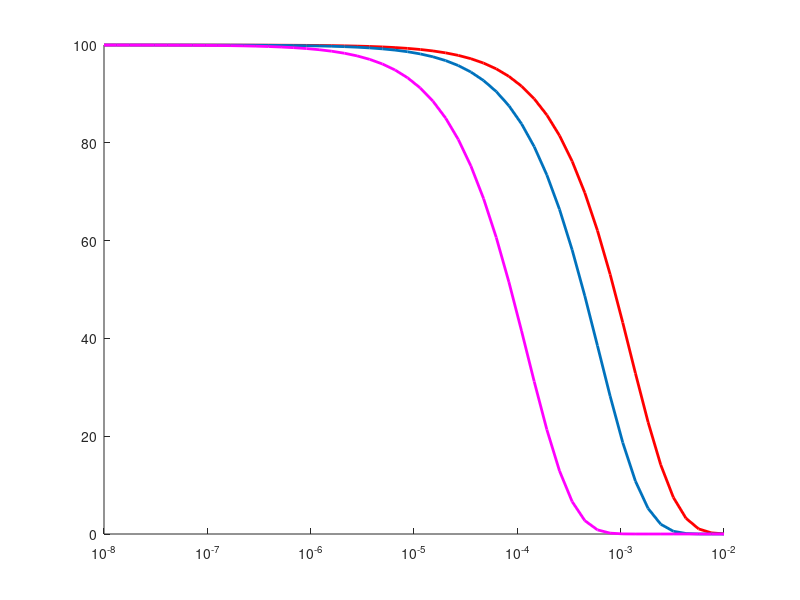

Write MATLAB code to recreate this figure. (Note: this script raises an error after producing the figure.)
% Ex: 2.a - No errors
p = 10^-2; % BER
n = 100; % Bytes
byte_size = 8; % 1 byte = 8 bits
n_bits = n*byte_size;

res = nchoosek(n_bits, 0) * (1-p)^(n_bits);

fprintf("The probability of a data frame of 100 bytes to be received without errors is %2.4f%%\n", res*100);
clear

% Ex: 2.b - 1 error
p = 10^-3; % BER
n = 1000; % Bytes
byte_size = 8; % 1 byte = 8 bits
n_bits = n*byte_size;

res = nchoosek(n_bits, 1) * p * (1-p)^(n_bits);

fprintf("The probability of a data frame of 1000 bytes to be received with exactly one errors is %2.4f%%\n", res*100);
clear

% Ex: 2.c - 1 or more error
p = 10^-4; % BER
n = 200; % Bytes
byte_size = 8; % 1 byte = 8 bits
n_bits = n*byte_size;

res = 1 - (nchoosek(n_bits, 0) * (1-p)^(n_bits)); % O contrario de nao ter nenhum erro

fprintf("The probability of a data frame of 200 bytes to be received with one or more errors is %2.4f%%\n", res*100);
clear

% Ex: 2.d - packet received without errors
byte_size = 8; % 1 byte = 8 bits
x = logspace(-8, -2);
n_values = [100, 200, 1000]; % Values of n
colors = ['r-', 'm-.', 'b-']; % Plot colors

figure(1)
hold on
for i = 1:length(n_values)
    n = n_values(i);
    n_bits = n*byte_size;
    Fx = nchoosek(n_bits, 0) .* (1-x).^(n_bits);
    semilogx(x, Fx * 100, colors(i), 'LineWidth', 2)
end

% Get the current axes object
ax = gca;
% Set the x-axis tick labels in the same format
xtickformat(ax, '10^{%d}');
title("Probability of packet reception without errors (%)")
legend('100 Bytes', '200 Bytes', '1000 Bytes', 'Location', 'southwest')
xlabel("Bit Error Rate")
grid on
hold off
clear

% Ex: 2.e - packet received without errors
byte_size = 8; % 1 byte = 8 bits
x = linspace(64*byte_size, 1518*byte_size);
n_values = [-4, -3, -2]; % Values of n
colors = ['r-', 'm-.', 'b-']; % Plot colors

figure(2)
hold on
for i = 1:length(n_values)
    n = n_values(i);
    Fx = (1-10^n).*x;
    semilogy(x, Fx, colors(i), 'LineWidth', 2)
end

% Get the current axes object
ax = gca;
% Set the y-axis tick labels in the desired format
ytickformat(ax, '10^{%d}');
title("Probability of packet reception without errors (%)")
legend('ber=1e-4', 'ber=1e-3', 'ber=1e-2', 'Location', 'southwest')
xlabel("Packet Size (Bytes)");
grid on
hold off
clear